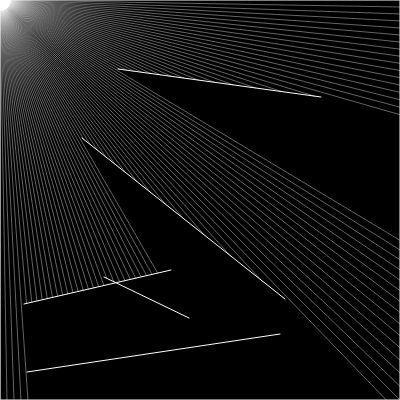
Frame 1 (no input)
Frame 60 (no input): identical to frame 1, image omitted
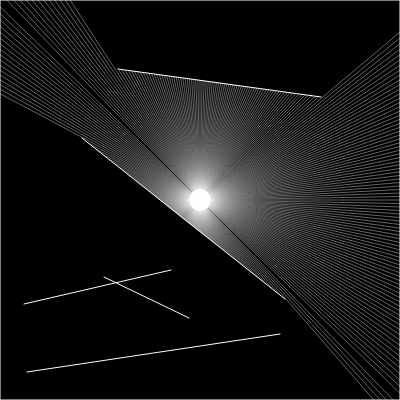
Frame 120 (the mouse pressed at the canvas centre since frame 60)

The p5.js sketch that drew these frames (run headless with seeded random() and noise() and a simulated clock; from frame 60 on, the mouse is pressed at the canvas centre):

// p5.js sketch
// ── sketch.js
const width = 400;
const height = 400;

let s;
let walls = [];

function setup() {
  createCanvas(width, height);

  s = new Source(300, 300);

  walls.push(new Wall(0, 0, width, 0));
  walls.push(new Wall(0, height, width, height));
  walls.push(new Wall(0, 0, 0, height));
  walls.push(new Wall(width, 0, width, height));

  for (let i = 0; i < 5; i++) {
    let x1 = int(random(0, width));
    let x2 = int(random(0, width));
    let y1 = int(random(0, height));
    let y2 = int(random(0, height));
    walls.push(new Wall(x1, y1, x2, y2));
  }
}

function draw() {
  background(0);

  s.update(createVector(mouseX, mouseY), walls);
  s.show();

  for (let wall of walls) {
    wall.show();
  }
}
// ── ray.js
class Ray {
  constructor(pos, angle) {
    this.pos = pos;
    this.dir = p5.Vector.fromAngle(angle);
    this.length = 10;
    this.castpoint = this.pos + this.dir; // Default value for safety
  }

  cast(walls) {
    let closest = Infinity;
    let closest_pt = this.pos;

    const x3 = this.pos.x;
    const y3 = this.pos.y;
    const x4 = this.pos.x + this.dir.x;
    const y4 = this.pos.y + this.dir.y;
    // x, y of ray
    for (let w of walls) {
      const x1 = w.a.x;
      const y1 = w.a.y;
      const x2 = w.b.x;
      const y2 = w.b.y;
      // x, y of wall

      let t = (((x1 - x3) * (y3 - y4) - (y1 - y3) * (x3 - x4)) /
        ((x1 - x2) * (y3 - y4) - (y1 - y2) * (x3 - x4)));
      let u = -(((x1 - x2) * (y1 - y3) - (y1 - y2) * (x1 - x3)) /
        ((x1 - x2) * (y3 - y4) - (y1 - y2) * (x3 - x4)));
      // t is for wall, u is for ray

      if (0.0 < t && t < 1.0 && 0.0 < u) {
        let pt = createVector(x1 + t * (x2 - x1), y1 + t * (y2 - y1));
        if (pt.dist(this.pos) < closest) {
          closest_pt = pt;
          closest = pt.dist(this.pos);
        }
      }
    }
    this.castpoint = closest_pt;
  }

  show() {
    push();
    stroke(255);
    translate(this.pos.x, this.pos.y);
    line(0, 0, this.dir.x * this.length, this.dir.y * this.length);
    pop();
  }

}
// ── source.js
class Source {
  constructor(pos) {
    this.pos = pos;
    this.rays = [];

    for (let i = 0; i < 360; i += 1) {
      this.rays.push(new Ray(this.pos, radians(i)));
    }
  }

  update(pos, walls) {
    this.pos = pos;
    for (let ray of this.rays) {
      ray.pos = pos;
      ray.cast(walls);
    }
  }

  show() {
    stroke(255, 100);
    ellipse(this.pos.x, this.pos.y, 10);
    for (let ray of this.rays) {
      ray.show();
      line(ray.pos.x, ray.pos.y, ray.castpoint.x, ray.castpoint.y);
    }
  }
}
// ── wall.js
class Wall {
  constructor(x1, y1, x2, y2) {
    this.a = createVector(x1, y1);
    this.b = createVector(x2, y2);
  }

  show() {
    stroke(255);
    line(this.a.x, this.a.y, this.b.x, this.b.y);
  }
}
